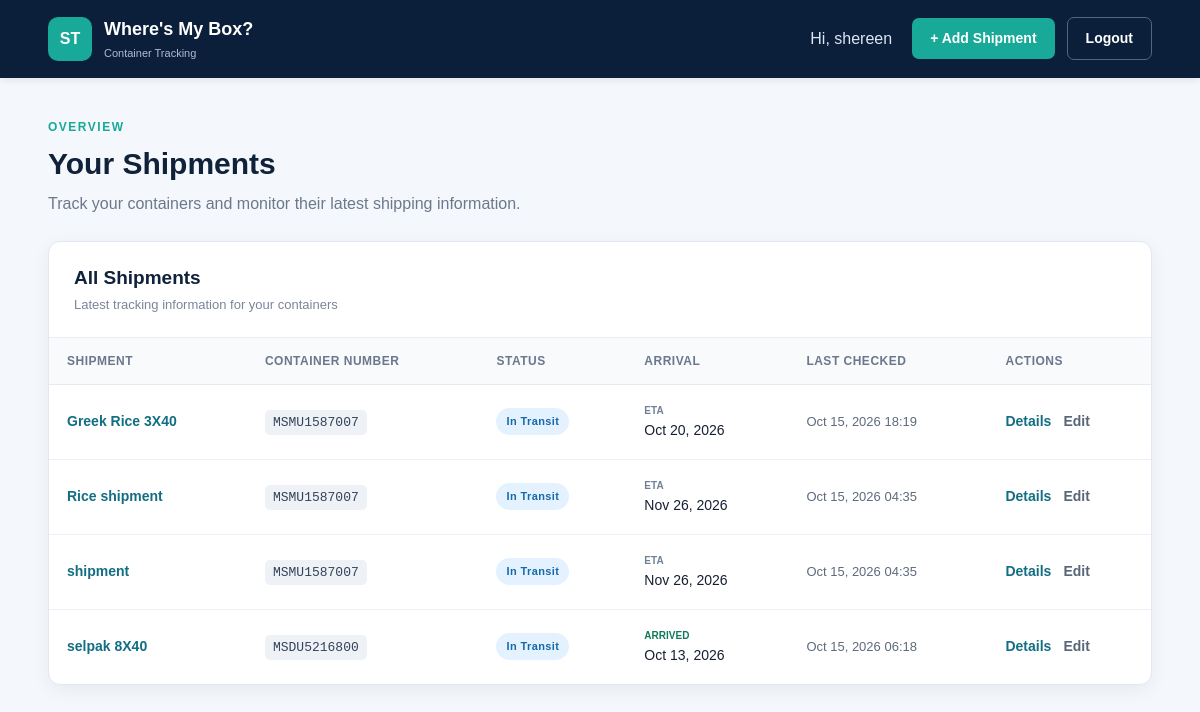
The page /dashboard (signed in) on the database as committed earlier.
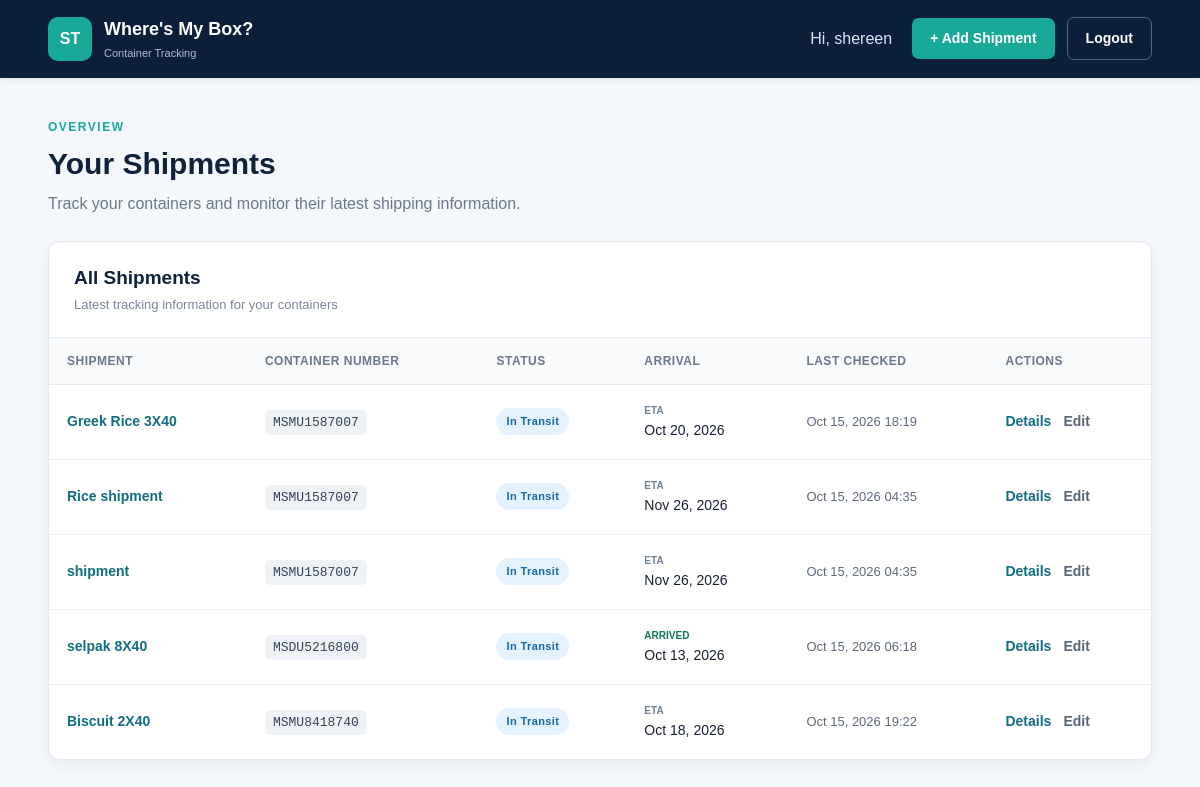
The same page on the database as committed later.
### container_tracker_app/models.py (models this page shows, shortened)
class User(models.Model):
    firstname = models.CharField(
        max_length=255
    )
    lastname = models.CharField(
        max_length=255
    )
    email = models.CharField(
        max_length=255,
        unique=True
    )
    password = models.CharField(
        max_length=255
    )
    created_at = models.DateField(
        auto_now_add=True
    )
    updated_at = models.DateField(
        auto_now=True
    )
    objects = UserManager()

class Shipment(models.Model):
    name = models.CharField(
        max_length=100
    )
    number = models.CharField(
        max_length=20
    )
    status = models.CharField(
        max_length=100,
        default="Unknown"
    )
    eta = models.DateTimeField(
        null=True,
        blank=True
    )
    ata = models.DateTimeField(
        null=True,
        blank=True
    )
    vessel = models.CharField(
        max_length=150,
        blank=True
    )
    origin = models.CharField(
        max_length=150,
        blank=True
    )
    destination = models.CharField(
        max_length=150,
        blank=True
    )
    lastchecked = models.DateTimeField(
        null=True,
        blank=True
    )
    user = models.ForeignKey(
        User,
        related_name="shipments",
        on_delete=models.DO_NOTHING
    )
    created_at = models.DateField(
        auto_now_add=True
    )
    updated_at = models.DateField(
        auto_now=True
    )
    objects = shipmentManager()

### container_tracker_app/views.py (the view)
def shipments(request):
    if "user_id" not in request.session:
        return redirect("/")
    else:
        user = User.objects.get(
            id=request.session['user_id']
        )
        shipments = Shipment.objects.all()
        context = {
            "user": user,
            "shipments": shipments
        }
        return render(
            request,
            "dashboard.html",
            context
        )

### container_tracker_app/templates/dashboard.html (shortened to what this page needs)
<!DOCTYPE html>
<html lang="en">
<head>
    {% load static %}
    <link rel="stylesheet" href="{% static 'css/style.css' %}">
</head>
<body>
    <nav class="navbar">
        <div class="nav-container">
            <a href="{% url 'dashboard' %}" class="brand">
                <div class="brand-icon">ST</div>
                <div>
                    <span class="brand-name">Where's My Box?</span>
                    <span class="brand-subtitle">Container Tracking</span>
                </div>
            </a>
            <div class="nav-actions">
                <span class="welcome-user">
                    Hi, {{ user.firstname }}
                </span>
                <a href="{% url 'create_shipment' %}" class="btn btn-primary">
                    + Add Shipment
                </a>
                <a href="{% url 'logout' %}" class="btn btn-outline">
                    Logout
                </a>
            </div>
        </div>
    </nav>
    <main class="page-container">
        <section class="page-header">
            <div>
                <p class="page-label">OVERVIEW</p>
                <h1>Your Shipments</h1>
                <p class="page-description">
                    Track your containers and monitor their latest shipping information.
                </p>
            </div>
        </section>
        <section class="card">
            <div class="card-header">
                <div>
                    <h2>All Shipments</h2>
                    <p>Latest tracking information for your containers</p>
                </div>
            </div>
            <div class="table-wrapper">
                <table class="shipment-table">
                    <thead>
                        <tr>
                            <th>Shipment</th>
                            <th>Container Number</th>
                            <th>Status</th>
                            <th>Arrival</th>
                            <th>Last Checked</th>
                            <th>Actions</th>
                        </tr>
                    </thead>
                    <tbody>
                        {% for shipment in shipments %}
                        <tr>
                            <td data-label="Shipment">
                                <a
                                    href="{% url 'view_shipment' shipment.id %}"
                                    class="shipment-name"
                                >
                                    {{ shipment.name }}
                                </a>
                            </td>
                            <td data-label="Container Number">
                                <span class="container-number">
                                    {{ shipment.number }}
                                </span>
                            </td>
                            <td data-label="Status">
                                {% if shipment.status == "IN_TRANSIT" %}
                                    <span class="status status-transit">
                                        In Transit
                                    </span>
                                {% elif shipment.status == "ARRIVED" %}
                                    <span class="status status-arrived">
                                        Arrived
                                    </span>
                                {% elif shipment.status == "DELIVERED" %}
                                    <span class="status status-delivered">
                                        Delivered
                                    </span>
                                {% else %}
                                    <span class="status status-default">
                                        {{ shipment.status }}
                                    </span>
                                {% endif %}
                            </td>
                            <td data-label="Arrival">
                                {% if shipment.ata %}
                                    <div class="date-info">
                                        <span class="date-label arrived-label">
                                            ARRIVED
                                        </span>
                                        <span>
                                            {{ shipment.ata|date:"M d, Y" }}
                                        </span>
                                    </div>
                                {% elif shipment.eta %}
                                    <div class="date-info">
                                        <span class="date-label">
                                            ETA
                                        </span>
                                        <span>
                                            {{ shipment.eta|date:"M d, Y" }}
                                        </span>
                                    </div>
                                {% else %}
                                    <span class="muted">
                                        Not available
                                    </span>
                                {% endif %}
                            </td>
                            <td data-label="Last Checked">
                                {% if shipment.lastchecked %}
                                    <span class="last-checked">
                                        {{ shipment.lastchecked|date:"M d, Y H:i" }}
                                    </span>
                                {% else %}
                                    <span class="muted">
                                        Not checked yet
                                    </span>
                                {% endif %}
                            </td>
                            <td data-label="Actions">
                                <div class="table-actions">
                                    <a
                                        href="{% url 'view_shipment' shipment.id %}"
                                        class="action-link"
                                    >
                                        Details
                                    </a>
                                    {% if shipment.user_id == user.id %}
                                        <a
                                            href="{% url 'edit_shipment' shipment.id %}"
                                            class="action-link edit-link"
                                        >
                                            Edit
                                        </a>
                                    {% endif %}
                                </div>
                            </td>
                        </tr>
                        {% endfor %}
                    </tbody>
                </table>
            </div>
        </section>
    </main>
</body>
</html>

### container_tracker_app/static/css/style.css (style rules this page uses)
* { margin: 0; padding: 0; box-sizing: border-box; }
html { width: 100%; min-height: 100%; }
body { width: 100%; min-height: 100vh; font-family: Arial, Helvetica, sans-serif; background-color: #f4f7fb; color: #172033; line-height: 1.5; }
a { text-decoration: none; }
.navbar { width: 100%; background-color: #0b1f3a; padding: 16px 0; box-shadow: 0 2px 8px rgba(0, 0, 0, 0.08); }
.nav-container { width: 92%; max-width: 1250px; margin: auto; display: flex; align-items: center; justify-content: space-between; gap: 20px; }
.brand { display: flex; align-items: center; gap: 12px; color: white; }
.brand-icon { width: 44px; height: 44px; display: flex; align-items: center; justify-content: center; background-color: #18a999; color: white; border-radius: 10px; font-weight: bold; }
.brand-name { display: block; color: white; font-size: 18px; font-weight: bold; }
.brand-subtitle { display: block; margin-top: 2px; color: #aebbd0; font-size: 11px; }
.nav-actions { display: flex; align-items: center; gap: 12px; }
.welcome-user { margin-right: 8px; color: #dce5f2; }
.btn { display: inline-flex; align-items: center; justify-content: center; padding: 10px 18px; border: none; border-radius: 7px; font-family: inherit; font-size: 14px; font-weight: 600; cursor: pointer; transition: 0.2s ease; }
.btn-primary { background-color: #18a999; color: white; }
.btn-outline { color: white; border: 1px solid #53667f; }
.page-container { width: 92%; max-width: 1250px; margin: 40px auto; }
.page-header { display: flex; justify-content: space-between; align-items: flex-end; gap: 25px; margin-bottom: 25px; }
.page-label, .section-label { color: #18a999; font-size: 12px; font-weight: bold; letter-spacing: 1.5px; }
.page-label { margin-bottom: 5px; }
.page-header h1 { color: #10213a; font-size: 30px; }
.page-description { margin-top: 6px; color: #6c788b; }
.card { background-color: white; border: 1px solid #e2e8f0; border-radius: 12px; box-shadow: 0 5px 18px rgba(21, 38, 63, 0.06); overflow: hidden; }
.card-header { padding: 22px 25px; border-bottom: 1px solid #e8edf3; }
.card-header h2 { color: #10213a; font-size: 19px; }
.card-header p { margin-top: 3px; color: #7a8698; font-size: 13px; }
.table-wrapper { width: 100%; overflow-x: auto; }
.shipment-table { width: 100%; border-collapse: collapse; }
.shipment-table th { padding: 14px 18px; background-color: #f8fafc; border-bottom: 1px solid #e5eaf0; color: #6b778c; font-size: 12px; font-weight: bold; text-align: left; text-transform: uppercase; letter-spacing: 0.5px; }
.shipment-table td { padding: 18px; border-bottom: 1px solid #edf0f4; font-size: 14px; }
.shipment-table tbody tr { transition: 0.2s; }
.shipment-table tbody tr:last-child td { border-bottom: none; }
.shipment-name { color: #126e82; font-weight: 700; }
.container-number { padding: 5px 8px; background-color: #eef2f7; border-radius: 5px; color: #344258; font-family: Consolas, monospace; font-size: 13px; }
.status { display: inline-block; padding: 5px 10px; border-radius: 20px; font-size: 11px; font-weight: bold; letter-spacing: 0.4px; }
.status-transit { background-color: #e4f2ff; color: #1769aa; }
.date-info { display: flex; flex-direction: column; }
.date-label { margin-bottom: 2px; color: #708096; font-size: 10px; font-weight: bold; }
.arrived-label { color: #13795b; }
.last-checked { color: #5e6a7d; font-size: 13px; }
.table-actions { display: flex; gap: 12px; }
.action-link { color: #126e82; font-weight: 600; }
.edit-link { color: #596579; }

Rows that differ between the two databases and show on the page:
added Shipment: name "Biscuit 2X40", number "MSMU8418740", status "In Transit", eta "Oct 18, 2026", lastchecked "Oct 15, 2026 19:22", shows "Edit"
